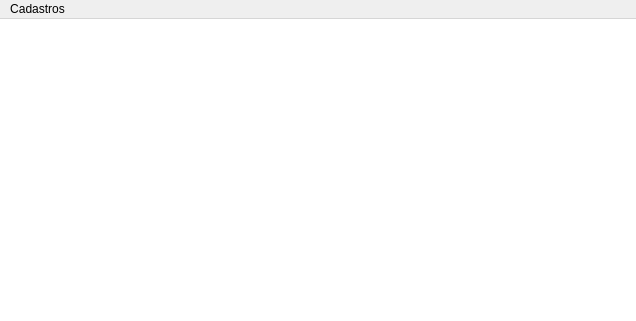
<?xml version="1.0" encoding="UTF-8"?>
<ui version="4.0">
 <class>MainWindow</class>
 <widget class="QMainWindow" name="MainWindow">
  <property name="geometry">
   <rect>
    <x>0</x>
    <y>0</y>
    <width>636</width>
    <height>321</height>
   </rect>
  </property>
  <property name="sizePolicy">
   <sizepolicy hsizetype="Preferred" vsizetype="Preferred">
    <horstretch>80</horstretch>
    <verstretch>0</verstretch>
   </sizepolicy>
  </property>
  <property name="windowTitle">
   <string>MainWindow</string>
  </property>
  <widget class="QWidget" name="centralwidget">
   <layout class="QVBoxLayout" name="verticalLayout_2">
    <property name="leftMargin">
     <number>0</number>
    </property>
    <property name="topMargin">
     <number>0</number>
    </property>
    <property name="rightMargin">
     <number>0</number>
    </property>
    <property name="bottomMargin">
     <number>0</number>
    </property>
    <item>
     <widget class="QWidget" name="body" native="true">
      <property name="styleSheet">
       <string notr="true">background: white;</string>
      </property>
      <layout class="QVBoxLayout" name="verticalLayout"/>
     </widget>
    </item>
   </layout>
  </widget>
  <widget class="QMenuBar" name="menubar">
   <property name="geometry">
    <rect>
     <x>0</x>
     <y>0</y>
     <width>636</width>
     <height>21</height>
    </rect>
   </property>
   <widget class="QMenu" name="menuCadastros">
    <property name="title">
     <string>Cadastros</string>
    </property>
    <addaction name="actionEstado_Civil"/>
    <addaction name="actionDepartamento"/>
    <addaction name="actionFuncion_rio"/>
    <addaction name="separator"/>
    <addaction name="actionSair"/>
   </widget>
   <addaction name="menuCadastros"/>
  </widget>
  <action name="actionEstado_Civil">
   <property name="text">
    <string>Estado Civil</string>
   </property>
  </action>
  <action name="actionDepartamento">
   <property name="text">
    <string>Departamento</string>
   </property>
  </action>
  <action name="actionFuncion_rio">
   <property name="text">
    <string>Funcionário</string>
   </property>
  </action>
  <action name="actionSair">
   <property name="text">
    <string>Sair</string>
   </property>
  </action>
 </widget>
 <resources/>
 <connections/>
</ui>
